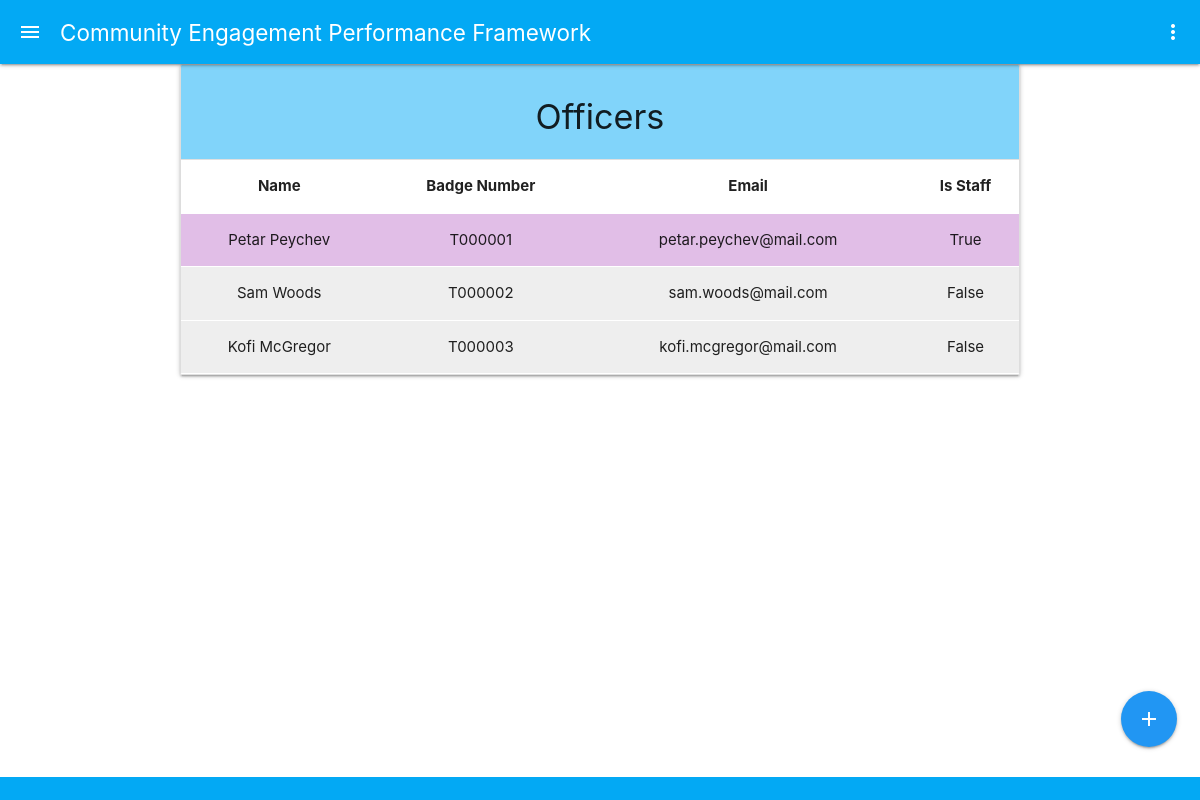
The app's page /officers (signed in), older data.
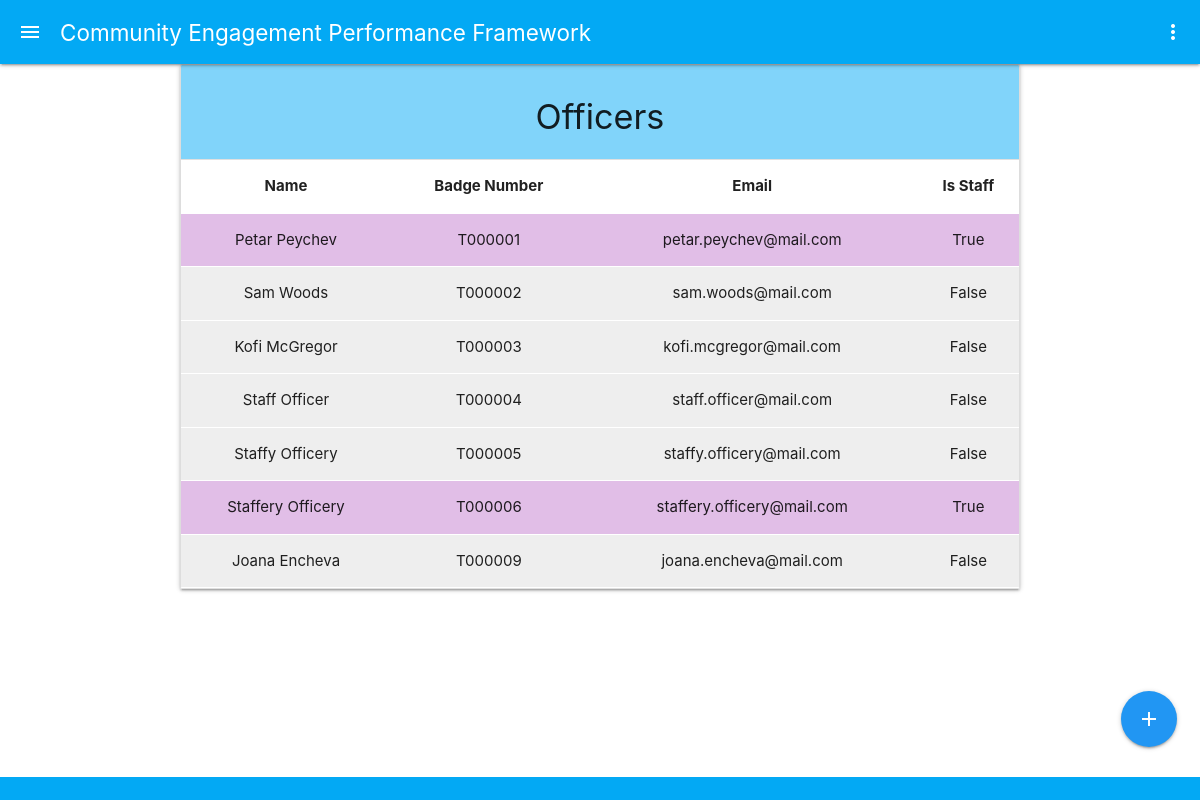
The same page, newer data.
### cepf/models.py (models this page shows, shortened)
class Officer(AbstractUser):
    class Meta:
        db_table = 'Officer'
        verbose_name_plural = 'Officer'

### cepf/views.py (the view)
# urls.py: path('officers', views.officers, name='officers'),
@login_required(login_url='/auth/login/')
@staff_member_required
def officers(request):
    items = Officer.objects.all().order_by('username')
    return render(request, 'officers.html', {'items': items})

### templates/officers.html (shortened to what this page needs)
{% extends 'base.html' %}
{% load static %}
{% block head %}
<link rel="stylesheet" href="{% static "css/officers.css" %}">
{% endblock %}
{% block content %}
<main>
        <div class="container">
                <ul class="collapsible collection with-header">
                        <li class="collection-header light-blue lighten-3">
                                <h4 class="center-align">Officers</h4>
                        </li>
                        <li class="scrollable">
                                <table class="striped centered">
                                        <thead>
                                                <tr>
                                                <th>Name</th>
                                                <th>Badge Number</th>
                                                <th>Email</th>
                                                <th>Is Staff</th>
                                                </tr>
                                        </thead>
                                        <tbody>
                                                {% for item in items %}
                                                {% if item.is_staff %}
                                                <tr style="background-color: #e1bee7;">
                                                {% else %}
                                                <tr style="background-color: #eeeeee;">
                                                {% endif %}
                                                        <td>{{ item.get_full_name }}</td>
                                                        <td>{{ item.username }}</td>
                                                        <td>{{ item.email }}</td>
                                                        <td>{{ item.is_staff }}</td>
                                                </tr>
                                                {% endfor %}
                                        </tbody>
                                </table>
                        </li>
                </ul>
        </div>
        <div class="fixed-action-btn">
                <a href="{% url 'add_officer' %}" class="btn-floating blue btn-large" id="add-button">
                <i class="material-icons">add</i>
                </a>
        </div>
</main>
{% endblock %}

Row changes from the older to the newer data that the page shows:
added Officer: get_full_name "Staff Officer", username "T000004", email "staff.officer@mail.com", is_staff "False"
added Officer: get_full_name "Staffy Officery", username "T000005", email "staffy.officery@mail.com", is_staff "False"
added Officer: get_full_name "Staffery Officery", username "T000006", email "staffery.officery@mail.com", is_staff "True"
added Officer: get_full_name "Joana Encheva", username "T000009", email "joana.encheva@mail.com", is_staff "False"
